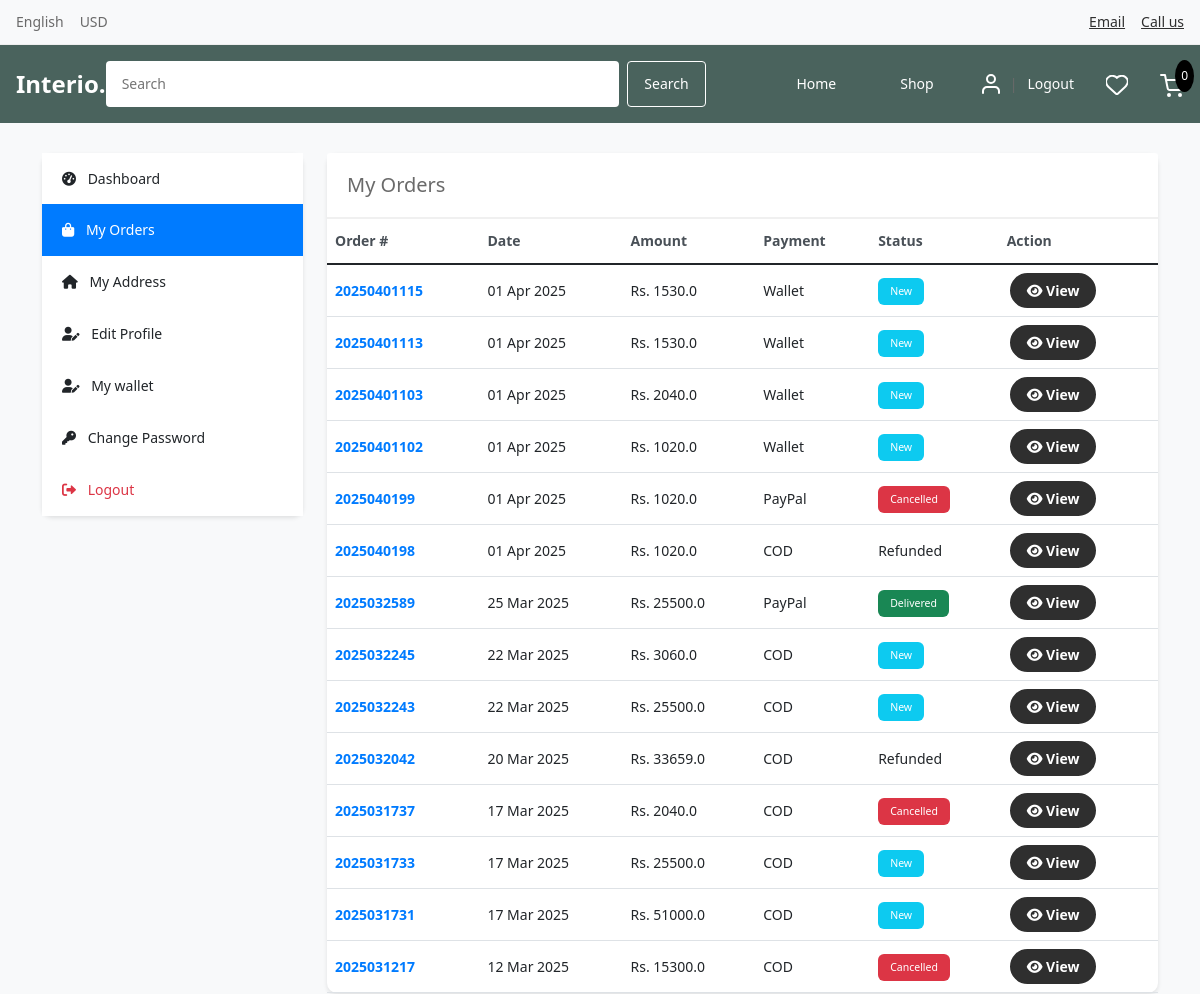
/accounts/my_orders/ (signed in, upper part), run on an earlier commit of the app's database.
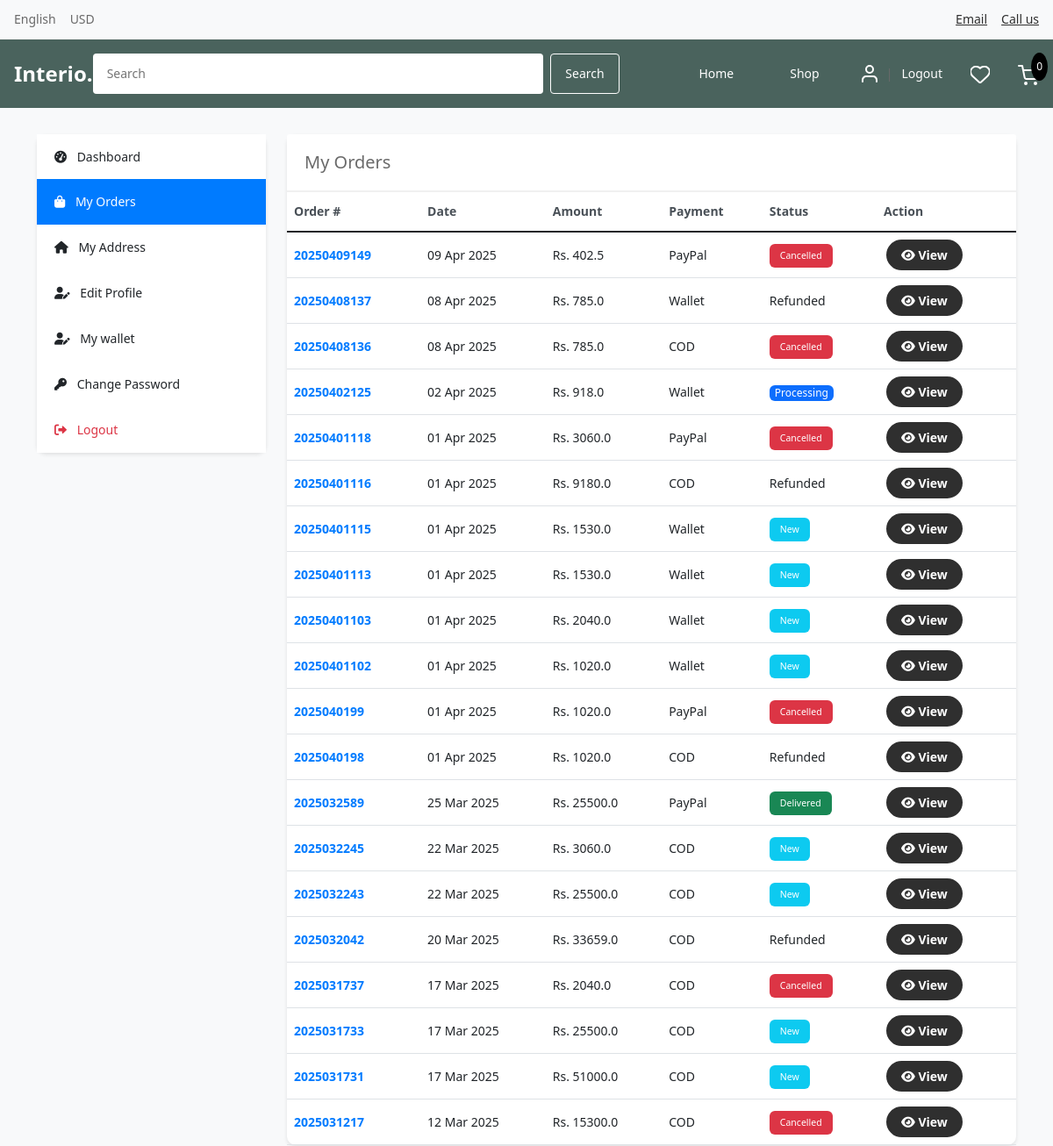
And on a later commit of the database.
### orders/models.py (models this page shows, shortened)
class Order(models.Model):
    STATUS = (
        ('New', 'New'),
        ('Processing', 'Processing'),
        ('Shipped', 'Shipped'),
        ('Delivered', 'Delivered'),
        ('Cancelled', 'Cancelled'),
        ('Refunded', 'Refunded'),
    )
    PAYMENT_METHOD = (
        ('COD', 'COD'),
        ('Razorpay', 'Razorpay'),
        ('Wallet', 'Wallet'),
        ('PayPal', 'Paypal'),
    )
    user = models.ForeignKey(Account, on_delete=models.SET_NULL, null=True)
    order_number = models.CharField(max_length=20)
    first_name = models.CharField(max_length=50)
    last_name = models.CharField(max_length=50)
    phone = models.CharField(max_length=15)
    email = models.EmailField(max_length=50)
    address_line_1 = models.CharField(max_length=100)
    address_line_2 = models.CharField(max_length=100, blank=True)
    city = models.CharField(max_length=50)
    state = models.CharField(max_length=50)
    country = models.CharField(max_length=50)
    pincode = models.CharField(max_length=10)
    order_note = models.CharField(max_length=100, blank=True)
    order_total = models.FloatField()
    tax = models.FloatField()
    status = models.CharField(max_length=10, choices=STATUS, default='New')
    ip = models.CharField(blank=True, max_length=20)
    is_ordered = models.BooleanField(default=False)
    payment_method = models.CharField(max_length=20, choices=PAYMENT_METHOD, default='COD')
    created_at = models.DateTimeField(auto_now_add=True)
    updated_at = models.DateTimeField(auto_now=True)
    coupon = models.ForeignKey(Coupon, null=True, blank=True, on_delete=models.SET_NULL)
    discount_amount = models.FloatField(default=0)
    product_discount = models.FloatField(default=0)
    delivery_charge = models.FloatField(default=0)
    estimated_delivery_date = models.DateField(null=True, blank=True)
    tracking_number = models.CharField(max_length=50, blank=True, null=True)
    carrier = models.CharField(max_length=50, blank=True, null=True)
    refund_status = models.CharField(max_length=20, choices=(
        ('Not Requested', 'Not Requested'),
        ('Pending', 'Pending'),
        ('Approved', 'Approved'),
        ('Rejected', 'Rejected'),
        ('Completed', 'Completed'),
    ), default='Not Requested')
    refund_reason = models.TextField(blank=True, null=True)
    refunded_at = models.DateTimeField(null=True, blank=True)

### accounts/views.py (the view)
# urls.py: path('my_orders/', views.my_orders, name='my_orders'),
@login_required(login_url='login')
def my_orders(request):
    orders = Order.objects.filter(user=request.user, is_ordered=True).order_by('-created_at')
    context = {
        'orders': orders,
    }
    return render(request, 'accounts/my_orders.html', context)

### carts/context_processors.py (called while the page is built)
def counter(request):
    cart_count = 0
    if 'admin' in request.path:
        return {}
    else:
        try:
            cart = Cart.objects.get(cart_id=_cart_id(request))
            cart_items = CartItem.objects.filter(cart=cart, is_active=True)
            for cart_item in cart_items:
                cart_count += cart_item.quantity
        except Cart.DoesNotExist:
            cart_count = 0
    return dict(cart_count=cart_count)

### carts/views.py (called while the page is built)
def _cart_id(request):
    cart = request.session.session_key
    if not cart:
        cart = request.session.create()
    return cart

### category/context_processors.py (called while the page is built)
def menu_links(request):
    links = Category.objects.all()
    return dict(links=links)

### templates/accounts/my_orders.html (shortened to what the changed rows need)
{% extends 'base.html' %}
{% load static %}
{% load custom_filters %}
{% block content %}
<div class="dashboard-container">
    <div class="container">
        <div class="row">
            <div class="col-md-9">
                <div class="main-content">
                    <div class="card-body p-0">
                        {% if orders %}
                        <div class="table-responsive">
                            <table class="table table-hover">
                                <thead>
                                    <tr>
                                        <th>Order #</th>
                                        <th>Date</th>
                                        <th>Amount</th>
                                        <th>Payment</th>
                                        <th>Status</th>
                                        <th>Action</th>
                                    </tr>
                                </thead>
                                <tbody>
                                    {% for order in orders %}
                                    <tr>
                                        <td class="order-number">{{ order.order_number }}</td>
                                        <td>{{ order.created_at|date:"d M Y" }}</td>
                                        <td>Rs. {{ order.order_total }}</td>
                                        <td>{{ order.payment_method }}</td>
                                        <td>
                                            {% if order.status == 'New' %}
            <span class="badge bg-info text-white">New</span>
        {% elif order.status == 'Cancelled' %}
            <span class="badge bg-danger text-white">Cancelled</span>
        {% elif order.status == 'Pending' %}
            <span class="badge bg-warning text-dark">Pending</span>
        {% elif order.status == 'Processing' %}
            <span class="badge bg-primary text-white">Processing</span>
        {% elif order.status == 'Shipped' %}
            <span class="badge bg-secondary text-white">Shipped</span>
        {% elif order.status == 'Delivered' %}
            <span class="badge bg-success text-white">Delivered</span>
        {% else %}
            {{ order.status }}
        {% endif %}
                                        </td>
                                        <td class="action-buttons">
                                            <a href="{% url 'order_detail' order.id %}" class="btn btn-sm btn-outline-primary">
                                                <i class="fas fa-eye"></i> View
                                            </a>
                                        </td>
                                    </tr>
                                    {% endfor %}
                                </tbody>
                            </table>
                        </div>
                        {% endif %}
                    </div>
                </div>
            </div>
        </div>
    </div>
</div>
{% endblock %}

What changed in the data, as far as the page shows it:
added Order: order_number "20250409149", created_at "09 Apr 2025", order_total "402.5", payment_method "PayPal", status "Cancelled"
added Order: order_number "20250408137", created_at "08 Apr 2025", order_total "785.0", payment_method "Wallet", status "Refunded"
added Order: order_number "20250408136", created_at "08 Apr 2025", order_total "785.0", payment_method "COD", status "Cancelled"
added Order: order_number "20250402125", created_at "02 Apr 2025", order_total "918.0", payment_method "Wallet", status "Processing"
added Order: order_number "20250401118", created_at "01 Apr 2025", order_total "3060.0", payment_method "PayPal", status "Cancelled"
added Order: order_number "20250401116", created_at "01 Apr 2025", order_total "9180.0", payment_method "COD", status "Refunded"
